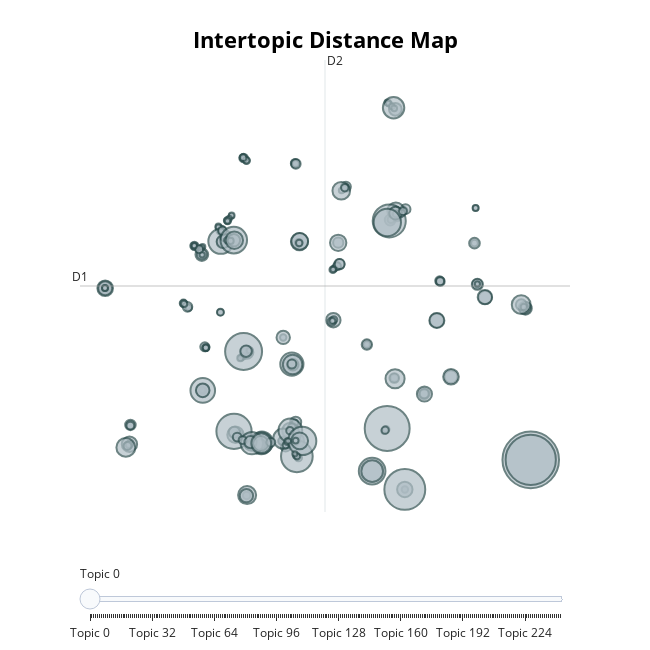

This figure's notebook cell:
### Code cell
plot_topics

### Figure 1 — Plotly figure (JSON) as saved in the notebook; plotly's stock layout.template omitted (floating-point values rounded to 4 significant figures; data arrays with more than 128 entries replaced by an {"elided": "..."} marker saying what was removed)
{"data": [{"customdata": {"elided": "243x5 mixed values"}, "hovertemplate": "<b>Topic %{customdata[2]}</b><br>Words: %{customdata[3]}<br>Size: %{customdata[4]}", "legendgroup": "", "marker": {"color": "#B0BEC5", "line": {"color": "DarkSlateGrey", "width": 2}, "size": {"elided": "243 int values"}, "sizemode": "area", "sizeref": 0.7244, "symbol": "circle"}, "mode": "markers", "name": "", "orientation": "v", "showlegend": false, "type": "scatter", "x": {"elided": "243 float values"}, "xaxis": "x", "y": {"elided": "243 float values"}, "yaxis": "y"}], "layout": {"annotations": [{"showarrow": false, "text": "D1", "x": -13.19, "y": 8.072, "yshift": 10}, {"showarrow": false, "text": "D2", "x": 3.905, "xshift": 10, "y": 26.18}], "height": 650, "hoverlabel": {"bgcolor": "white", "font": {"family": "Rockwell", "size": 16}}, "legend": {"itemsizing": "constant", "tracegroupgap": 0}, "margin": {"t": 60}, "shapes": [{"line": {"color": "#CFD8DC", "width": 2}, "type": "line", "x0": 3.905, "x1": 3.905, "y0": -10.04, "y1": 26.18}, {"line": {"color": "#9E9E9E", "width": 2}, "type": "line", "x0": -13.19, "x1": 21.0, "y0": 8.072, "y1": 8.072}], "sliders": [{"active": 0, "pad": {"t": 50}, "steps": [{"args": [{"marker.color": {"elided": "1x243 str values"}}], "label": "Topic 0", "method": "update"}, {"args": [{"marker.color": {"elided": "1x243 str values"}}], "label": "Topic 1", "method": "update"}, {"args": [{"marker.color": {"elided": "1x243 str values"}}], "label": "Topic 2", "method": "update"}, {"args": [{"marker.color": {"elided": "1x243 str values"}}], "label": "Topic 3", "method": "update"}, {"args": [{"marker.color": {"elided": "1x243 str values"}}], "label": "Topic 4", "method": "update"}, {"args": [{"marker.color": {"elided": "1x243 str values"}}], "label": "Topic 5", "method": "update"}, {"args": [{"marker.color": {"elided": "1x243 str values"}}], "label": "Topic 6", "method": "update"}, {"args": [{"marker.color": {"elided": "1x243 str values"}}], "label": "Topic 7", "method": "update"}, {"args": [{"marker.color": {"elided": "1x243 str values"}}], "label": "Topic 8", "method": "update"}, {"args": [{"marker.color": {"elided": "1x243 str values"}}], "label": "Topic 9", "method": "update"}, {"args": [{"marker.color": {"elided": "1x243 str values"}}], "label": "Topic 10", "method": "update"}, {"args": [{"marker.color": {"elided": "1x243 str values"}}], "label": "Topic 11", "method": "update"}, {"args": [{"marker.color": {"elided": "1x243 str values"}}], "label": "Topic 12", "method": "update"}, {"args": [{"marker.color": {"elided": "1x243 str values"}}], "label": "Topic 13", "method": "update"}, {"args": [{"marker.color": {"elided": "1x243 str values"}}], "label": "Topic 14", "method": "update"}, {"args": [{"marker.color": {"elided": "1x243 str values"}}], "label": "Topic 15", "method": "update"}, {"args": [{"marker.color": {"elided": "1x243 str values"}}], "label": "Topic 16", "method": "update"}, {"args": [{"marker.color": {"elided": "1x243 str values"}}], "label": "Topic 17", "method": "update"}, {"args": [{"marker.color": {"elided": "1x243 str values"}}], "label": "Topic 18", "method": "update"}, {"args": [{"marker.color": {"elided": "1x243 str values"}}], "label": "Topic 19", "method": "update"}, {"args": [{"marker.color": {"elided": "1x243 str values"}}], "label": "Topic 20", "method": "update"}, {"args": [{"marker.color": {"elided": "1x243 str values"}}], "label": "Topic 21", "method": "update"}, {"args": [{"marker.color": {"elided": "1x243 str values"}}], "label": "Topic 22", "method": "update"}, {"args": [{"marker.color": {"elided": "1x243 str values"}}], "label": "Topic 23", "method": "update"}, {"args": [{"marker.color": {"elided": "1x243 str values"}}], "label": "Topic 24", "method": "update"}, {"args": [{"marker.color": {"elided": "1x243 str values"}}], "label": "Topic 25", "method": "update"}, {"args": [{"marker.color": {"elided": "1x243 str values"}}], "label": "Topic 26", "method": "update"}, {"args": [{"marker.color": {"elided": "1x243 str values"}}], "label": "Topic 27", "method": "update"}, {"args": [{"marker.color": {"elided": "1x243 str values"}}], "label": "Topic 28", "method": "update"}, {"args": [{"marker.color": {"elided": "1x243 str values"}}], "label": "Topic 29", "method": "update"}, {"args": [{"marker.color": {"elided": "1x243 str values"}}], "label": "Topic 30", "method": "update"}, {"args": [{"marker.color": {"elided": "1x243 str values"}}], "label": "Topic 31", "method": "update"}, {"args": [{"marker.color": {"elided": "1x243 str values"}}], "label": "Topic 32", "method": "update"}, {"args": [{"marker.color": {"elided": "1x243 str values"}}], "label": "Topic 33", "method": "update"}, {"args": [{"marker.color": {"elided": "1x243 str values"}}], "label": "Topic 34", "method": "update"}, {"args": [{"marker.color": {"elided": "1x243 str values"}}], "label": "Topic 35", "method": "update"}, {"args": [{"marker.color": {"elided": "1x243 str values"}}], "label": "Topic 36", "method": "update"}, {"args": [{"marker.color": {"elided": "1x243 str values"}}], "label": "Topic 37", "method": "update"}, {"args": [{"marker.color": {"elided": "1x243 str values"}}], "label": "Topic 38", "method": "update"}, {"args": [{"marker.color": {"elided": "1x243 str values"}}], "label": "Topic 39", "method": "update"}, {"args": [{"marker.color": {"elided": "1x243 str values"}}], "label": "Topic 40", "method": "update"}, {"args": [{"marker.color": {"elided": "1x243 str values"}}], "label": "Topic 41", "method": "update"}, {"args": [{"marker.color": {"elided": "1x243 str values"}}], "label": "Topic 42", "method": "update"}, {"args": [{"marker.color": {"elided": "1x243 str values"}}], "label": "Topic 43", "method": "update"}, {"args": [{"marker.color": {"elided": "1x243 str values"}}], "label": "Topic 44", "method": "update"}, {"args": [{"marker.color": {"elided": "1x243 str values"}}], "label": "Topic 45", "method": "update"}, {"args": [{"marker.color": {"elided": "1x243 str values"}}], "label": "Topic 46", "method": "update"}, {"args": [{"marker.color": {"elided": "1x243 str values"}}], "label": "Topic 47", "method": "update"}, {"args": [{"marker.color": {"elided": "1x243 str values"}}], "label": "Topic 48", "method": "update"}, {"args": [{"marker.color": {"elided": "1x243 str values"}}], "label": "Topic 49", "method": "update"}, {"args": [{"marker.color": {"elided": "1x243 str values"}}], "label": "Topic 50", "method": "update"}, {"args": [{"marker.color": {"elided": "1x243 str values"}}], "label": "Topic 51", "method": "update"}, {"args": [{"marker.color": {"elided": "1x243 str values"}}], "label": "Topic 52", "method": "update"}, {"args": [{"marker.color": {"elided": "1x243 str values"}}], "label": "Topic 53", "method": "update"}, {"args": [{"marker.color": {"elided": "1x243 str values"}}], "label": "Topic 54", "method": "update"}, {"args": [{"marker.color": {"elided": "1x243 str values"}}], "label": "Topic 55", "method": "update"}, {"args": [{"marker.color": {"elided": "1x243 str values"}}], "label": "Topic 56", "method": "update"}, {"args": [{"marker.color": {"elided": "1x243 str values"}}], "label": "Topic 57", "method": "update"}, {"args": [{"marker.color": {"elided": "1x243 str values"}}], "label": "Topic 58", "method": "update"}, {"args": [{"marker.color": {"elided": "1x243 str values"}}], "label": "Topic 59", "method": "update"}, {"args": [{"marker.color": {"elided": "1x243 str values"}}], "label": "Topic 60", "method": "update"}, {"args": [{"marker.color": {"elided": "1x243 str values"}}], "label": "Topic 61", "method": "update"}, {"args": [{"marker.color": {"elided": "1x243 str values"}}], "label": "Topic 62", "method": "update"}, {"args": [{"marker.color": {"elided": "1x243 str values"}}], "label": "Topic 63", "method": "update"}, {"args": [{"marker.color": {"elided": "1x243 str values"}}], "label": "Topic 64", "method": "update"}, {"args": [{"marker.color": {"elided": "1x243 str values"}}], "label": "Topic 65", "method": "update"}, {"args": [{"marker.color": {"elided": "1x243 str values"}}], "label": "Topic 66", "method": "update"}, {"args": [{"marker.color": {"elided": "1x243 str values"}}], "label": "Topic 67", "method": "update"}, {"args": [{"marker.color": {"elided": "1x243 str values"}}], "label": "Topic 68", "method": "update"}, {"args": [{"marker.color": {"elided": "1x243 str values"}}], "label": "Topic 69", "method": "update"}, {"args": [{"marker.color": {"elided": "1x243 str values"}}], "label": "Topic 70", "method": "update"}, {"args": [{"marker.color": {"elided": "1x243 str values"}}], "label": "Topic 71", "method": "update"}, {"args": [{"marker.color": {"elided": "1x243 str values"}}], "label": "Topic 72", "method": "update"}, {"args": [{"marker.color": {"elided": "1x243 str values"}}], "label": "Topic 73", "method": "update"}, {"args": [{"marker.color": {"elided": "1x243 str values"}}], "label": "Topic 74", "method": "update"}, {"args": [{"marker.color": {"elided": "1x243 str values"}}], "label": "Topic 75", "method": "update"}, {"args": [{"marker.color": {"elided": "1x243 str values"}}], "label": "Topic 76", "method": "update"}, {"args": [{"marker.color": {"elided": "1x243 str values"}}], "label": "Topic 77", "method": "update"}, {"args": [{"marker.color": {"elided": "1x243 str values"}}], "label": "Topic 78", "method": "update"}, {"args": [{"marker.color": {"elided": "1x243 str values"}}], "label": "Topic 79", "method": "update"}, {"args": [{"marker.color": {"elided": "1x243 str values"}}], "label": "Topic 80", "method": "update"}, {"args": [{"marker.color": {"elided": "1x243 str values"}}], "label": "Topic 81", "method": "update"}, {"args": [{"marker.color": {"elided": "1x243 str values"}}], "label": "Topic 82", "method": "update"}, {"args": [{"marker.color": {"elided": "1x243 str values"}}], "label": "Topic 83", "method": "update"}, {"args": [{"marker.color": {"elided": "1x243 str values"}}], "label": "Topic 84", "method": "update"}, {"args": [{"marker.color": {"elided": "1x243 str values"}}], "label": "Topic 85", "method": "update"}, {"args": [{"marker.color": {"elided": "1x243 str values"}}], "label": "Topic 86", "method": "update"}, {"args": [{"marker.color": {"elided": "1x243 str values"}}], "label": "Topic 87", "method": "update"}, {"args": [{"marker.color": {"elided": "1x243 str values"}}], "label": "Topic 88", "method": "update"}, {"args": [{"marker.color": {"elided": "1x243 str values"}}], "label": "Topic 89", "method": "update"}, {"args": [{"marker.color": {"elided": "1x243 str values"}}], "label": "Topic 90", "method": "update"}, {"args": [{"marker.color": {"elided": "1x243 str values"}}], "label": "Topic 91", "method": "update"}, {"args": [{"marker.color": {"elided": "1x243 str values"}}], "label": "Topic 92", "method": "update"}, {"args": [{"marker.color": {"elided": "1x243 str values"}}], "label": "Topic 93", "method": "update"}, {"args": [{"marker.color": {"elided": "1x243 str values"}}], "label": "Topic 94", "method": "update"}, {"args": [{"marker.color": {"elided": "1x243 str values"}}], "label": "Topic 95", "method": "update"}, {"args": [{"marker.color": {"elided": "1x243 str values"}}], "label": "Topic 96", "method": "update"}, {"args": [{"marker.color": {"elided": "1x243 str values"}}], "label": "Topic 97", "method": "update"}, {"args": [{"marker.color": {"elided": "1x243 str values"}}], "label": "Topic 98", "method": "update"}, {"args": [{"marker.color": {"elided": "1x243 str values"}}], "label": "Topic 99", "method": "update"}, {"args": [{"marker.color": {"elided": "1x243 str values"}}], "label": "Topic 100", "method": "update"}, {"args": [{"marker.color": {"elided": "1x243 str values"}}], "label": "Topic 101", "method": "update"}, {"args": [{"marker.color": {"elided": "1x243 str values"}}], "label": "Topic 102", "method": "update"}, {"args": [{"marker.color": {"elided": "1x243 str values"}}], "label": "Topic 103", "method": "update"}, {"args": [{"marker.color": {"elided": "1x243 str values"}}], "label": "Topic 104", "method": "update"}, {"args": [{"marker.color": {"elided": "1x243 str values"}}], "label": "Topic 105", "method": "update"}, {"args": [{"marker.color": {"elided": "1x243 str values"}}], "label": "Topic 106", "method": "update"}, {"args": [{"marker.color": {"elided": "1x243 str values"}}], "label": "Topic 107", "method": "update"}, {"args": [{"marker.color": {"elided": "1x243 str values"}}], "label": "Topic 108", "method": "update"}, {"args": [{"marker.color": {"elided": "1x243 str values"}}], "label": "Topic 109", "method": "update"}, {"args": [{"marker.color": {"elided": "1x243 str values"}}], "label": "Topic 110", "method": "update"}, {"args": [{"marker.color": {"elided": "1x243 str values"}}], "label": "Topic 111", "method": "update"}, {"args": [{"marker.color": {"elided": "1x243 str values"}}], "label": "Topic 112", "method": "update"}, {"args": [{"marker.color": {"elided": "1x243 str values"}}], "label": "Topic 113", "method": "update"}, {"args": [{"marker.color": {"elided": "1x243 str values"}}], "label": "Topic 114", "method": "update"}, {"args": [{"marker.color": {"elided": "1x243 str values"}}], "label": "Topic 115", "method": "update"}, {"args": [{"marker.color": {"elided": "1x243 str values"}}], "label": "Topic 116", "method": "update"}, {"args": [{"marker.color": {"elided": "1x243 str values"}}], "label": "Topic 117", "method": "update"}, {"args": [{"marker.color": {"elided": "1x243 str values"}}], "label": "Topic 118", "method": "update"}, {"args": [{"marker.color": {"elided": "1x243 str values"}}], "label": "Topic 119", "method": "update"}, {"args": [{"marker.color": {"elided": "1x243 str values"}}], "label": "Topic 120", "method": "update"}, {"args": [{"marker.color": {"elided": "1x243 str values"}}], "label": "Topic 121", "method": "update"}, {"args": [{"marker.color": {"elided": "1x243 str values"}}], "label": "Topic 122", "method": "update"}, {"args": [{"marker.color": {"elided": "1x243 str values"}}], "label": "Topic 123", "method": "update"}, {"args": [{"marker.color": {"elided": "1x243 str values"}}], "label": "Topic 124", "method": "update"}, {"args": [{"marker.color": {"elided": "1x243 str values"}}], "label": "Topic 125", "method": "update"}, {"args": [{"marker.color": {"elided": "1x243 str values"}}], "label": "Topic 126", "method": "update"}, {"args": [{"marker.color": {"elided": "1x243 str values"}}], "label": "Topic 127", "method": "update"}, {"args": [{"marker.color": {"elided": "1x243 str values"}}], "label": "Topic 128", "method": "update"}, {"args": [{"marker.color": {"elided": "1x243 str values"}}], "label": "Topic 129", "method": "update"}, {"args": [{"marker.color": {"elided": "1x243 str values"}}], "label": "Topic 130", "method": "update"}, {"args": [{"marker.color": {"elided": "1x243 str values"}}], "label": "Topic 131", "method": "update"}, {"args": [{"marker.color": {"elided": "1x243 str values"}}], "label": "Topic 132", "method": "update"}, {"args": [{"marker.color": {"elided": "1x243 str values"}}], "label": "Topic 133", "method": "update"}, {"args": [{"marker.color": {"elided": "1x243 str values"}}], "label": "Topic 134", "method": "update"}, {"args": [{"marker.color": {"elided": "1x243 str values"}}], "label": "Topic 135", "method": "update"}, {"args": [{"marker.color": {"elided": "1x243 str values"}}], "label": "Topic 136", "method": "update"}, {"args": [{"marker.color": {"elided": "1x243 str values"}}], "label": "Topic 137", "method": "update"}, {"args": [{"marker.color": {"elided": "1x243 str values"}}], "label": "Topic 138", "method": "update"}, {"args": [{"marker.color": {"elided": "1x243 str values"}}], "label": "Topic 139", "method": "update"}, {"args": [{"marker.color": {"elided": "1x243 str values"}}], "label": "Topic 140", "method": "update"}, {"args": [{"marker.color": {"elided": "1x243 str values"}}], "label": "Topic 141", "method": "update"}, {"args": [{"marker.color": {"elided": "1x243 str values"}}], "label": "Topic 142", "method": "update"}, {"args": [{"marker.color": {"elided": "1x243 str values"}}], "label": "Topic 143", "method": "update"}, {"args": [{"marker.color": {"elided": "1x243 str values"}}], "label": "Topic 144", "method": "update"}, {"args": [{"marker.color": {"elided": "1x243 str values"}}], "label": "Topic 145", "method": "update"}, {"args": [{"marker.color": {"elided": "1x243 str values"}}], "label": "Topic 146", "method": "update"}, {"args": [{"marker.color": {"elided": "1x243 str values"}}], "label": "Topic 147", "method": "update"}, {"args": [{"marker.color": {"elided": "1x243 str values"}}], "label": "Topic 148", "method": "update"}, {"args": [{"marker.color": {"elided": "1x243 str values"}}], "label": "Topic 149", "method": "update"}, {"args": [{"marker.color": {"elided": "1x243 str values"}}], "label": "Topic 150", "method": "update"}, {"args": [{"marker.color": {"elided": "1x243 str values"}}], "label": "Topic 151", "method": "update"}, {"args": [{"marker.color": {"elided": "1x243 str values"}}], "label": "Topic 152", "method": "update"}, {"args": [{"marker.color": {"elided": "1x243 str values"}}], "label": "Topic 153", "method": "update"}, {"args": [{"marker.color": {"elided": "1x243 str values"}}], "label": "Topic 154", "method": "update"}, {"args": [{"marker.color": {"elided": "1x243 str values"}}], "label": "Topic 155", "method": "update"}, {"args": [{"marker.color": {"elided": "1x243 str values"}}], "label": "Topic 156", "method": "update"}, {"args": [{"marker.color": {"elided": "1x243 str values"}}], "label": "Topic 157", "method": "update"}, {"args": [{"marker.color": {"elided": "1x243 str values"}}], "label": "Topic 158", "method": "update"}, {"args": [{"marker.color": {"elided": "1x243 str values"}}], "label": "Topic 159", "method": "update"}, {"args": [{"marker.color": {"elided": "1x243 str values"}}], "label": "Topic 160", "method": "update"}, {"args": [{"marker.color": {"elided": "1x243 str values"}}], "label": "Topic 161", "method": "update"}, {"args": [{"marker.color": {"elided": "1x243 str values"}}], "label": "Topic 162", "method": "update"}, {"args": [{"marker.color": {"elided": "1x243 str values"}}], "label": "Topic 163", "method": "update"}, {"args": [{"marker.color": {"elided": "1x243 str values"}}], "label": "Topic 164", "method": "update"}, {"args": [{"marker.color": {"elided": "1x243 str values"}}], "label": "Topic 165", "method": "update"}, {"args": [{"marker.color": {"elided": "1x243 str values"}}], "label": "Topic 166", "method": "update"}, {"args": [{"marker.color": {"elided": "1x243 str values"}}], "label": "Topic 167", "method": "update"}, {"args": [{"marker.color": {"elided": "1x243 str values"}}], "label": "Topic 168", "method": "update"}, {"args": [{"marker.color": {"elided": "1x243 str values"}}], "label": "Topic 169", "method": "update"}, {"args": [{"marker.color": {"elided": "1x243 str values"}}], "label": "Topic 170", "method": "update"}, {"args": [{"marker.color": {"elided": "1x243 str values"}}], "label": "Topic 171", "method": "update"}, {"args": [{"marker.color": {"elided": "1x243 str values"}}], "label": "Topic 172", "method": "update"}, {"args": [{"marker.color": {"elided": "1x243 str values"}}], "label": "Topic 173", "method": "update"}, {"args": [{"marker.color": {"elided": "1x243 str values"}}], "label": "Topic 174", "method": "update"}, {"args": [{"marker.color": {"elided": "1x243 str values"}}], "label": "Topic 175", "method": "update"}, {"args": [{"marker.color": {"elided": "1x243 str values"}}], "label": "Topic 176", "method": "update"}, {"args": [{"marker.color": {"elided": "1x243 str values"}}], "label": "Topic 177", "method": "update"}, {"args": [{"marker.color": {"elided": "1x243 str values"}}], "label": "Topic 178", "method": "update"}, {"args": [{"marker.color": {"elided": "1x243 str values"}}], "label": "Topic 179", "method": "update"}, {"args": [{"marker.color": {"elided": "1x243 str values"}}], "label": "Topic 180", "method": "update"}, {"args": [{"marker.color": {"elided": "1x243 str values"}}], "label": "Topic 181", "method": "update"}, {"args": [{"marker.color": {"elided": "1x243 str values"}}], "label": "Topic 182", "method": "update"}, {"args": [{"marker.color": {"elided": "1x243 str values"}}], "label": "Topic 183", "method": "update"}, {"args": [{"marker.color": {"elided": "1x243 str values"}}], "label": "Topic 184", "method": "update"}, {"args": [{"marker.color": {"elided": "1x243 str values"}}], "label": "Topic 185", "method": "update"}, {"args": [{"marker.color": {"elided": "1x243 str values"}}], "label": "Topic 186", "method": "update"}, {"args": [{"marker.color": {"elided": "1x243 str values"}}], "label": "Topic 187", "method": "update"}, {"args": [{"marker.color": {"elided": "1x243 str values"}}], "label": "Topic 188", "method": "update"}, {"args": [{"marker.color": {"elided": "1x243 str values"}}], "label": "Topic 189", "method": "update"}, {"args": [{"marker.color": {"elided": "1x243 str values"}}], "label": "Topic 190", "method": "update"}, {"args": [{"marker.color": {"elided": "1x243 str values"}}], "label": "Topic 191", "method": "update"}, {"args": [{"marker.color": {"elided": "1x243 str values"}}], "label": "Topic 192", "method": "update"}, {"args": [{"marker.color": {"elided": "1x243 str values"}}], "label": "Topic 193", "method": "update"}, {"args": [{"marker.color": {"elided": "1x243 str values"}}], "label": "Topic 194", "method": "update"}, {"args": [{"marker.color": {"elided": "1x243 str values"}}], "label": "Topic 195", "method": "update"}, {"args": [{"marker.color": {"elided": "1x243 str values"}}], "label": "Topic 196", "method": "update"}, {"args": [{"marker.color": {"elided": "1x243 str values"}}], "label": "Topic 197", "method": "update"}, {"args": [{"marker.color": {"elided": "1x243 str values"}}], "label": "Topic 198", "method": "update"}, {"args": [{"marker.color": {"elided": "1x243 str values"}}], "label": "Topic 199", "method": "update"}, {"args": [{"marker.color": {"elided": "1x243 str values"}}], "label": "Topic 200", "method": "update"}, {"args": [{"marker.color": {"elided": "1x243 str values"}}], "label": "Topic 201", "method": "update"}, {"args": [{"marker.color": {"elided": "1x243 str values"}}], "label": "Topic 202", "method": "update"}, {"args": [{"marker.color": {"elided": "1x243 str values"}}], "label": "Topic 203", "method": "update"}, {"args": [{"marker.color": {"elided": "1x243 str values"}}], "label": "Topic 204", "method": "update"}, {"args": [{"marker.color": {"elided": "1x243 str values"}}], "label": "Topic 205", "method": "update"}, {"args": [{"marker.color": {"elided": "1x243 str values"}}], "label": "Topic 206", "method": "update"}, {"args": [{"marker.color": {"elided": "1x243 str values"}}], "label": "Topic 207", "method": "update"}, {"args": [{"marker.color": {"elided": "1x243 str values"}}], "label": "Topic 208", "method": "update"}, {"args": [{"marker.color": {"elided": "1x243 str values"}}], "label": "Topic 209", "method": "update"}, {"args": [{"marker.color": {"elided": "1x243 str values"}}], "label": "Topic 210", "method": "update"}, {"args": [{"marker.color": {"elided": "1x243 str values"}}], "label": "Topic 211", "method": "update"}, {"args": [{"marker.color": {"elided": "1x243 str values"}}], "label": "Topic 212", "method": "update"}, {"args": [{"marker.color": {"elided": "1x243 str values"}}], "label": "Topic 213", "method": "update"}, {"args": [{"marker.color": {"elided": "1x243 str values"}}], "label": "Topic 214", "method": "update"}, {"args": [{"marker.color": {"elided": "1x243 str values"}}], "label": "Topic 215", "method": "update"}, {"args": [{"marker.color": {"elided": "1x243 str values"}}], "label": "Topic 216", "method": "update"}, {"args": [{"marker.color": {"elided": "1x243 str values"}}], "label": "Topic 217", "method": "update"}, {"args": [{"marker.color": {"elided": "1x243 str values"}}], "label": "Topic 218", "method": "update"}, {"args": [{"marker.color": {"elided": "1x243 str values"}}], "label": "Topic 219", "method": "update"}, {"args": [{"marker.color": {"elided": "1x243 str values"}}], "label": "Topic 220", "method": "update"}, {"args": [{"marker.color": {"elided": "1x243 str values"}}], "label": "Topic 221", "method": "update"}, {"args": [{"marker.color": {"elided": "1x243 str values"}}], "label": "Topic 222", "method": "update"}, {"args": [{"marker.color": {"elided": "1x243 str values"}}], "label": "Topic 223", "method": "update"}, {"args": [{"marker.color": {"elided": "1x243 str values"}}], "label": "Topic 224", "method": "update"}, {"args": [{"marker.color": {"elided": "1x243 str values"}}], "label": "Topic 225", "method": "update"}, {"args": [{"marker.color": {"elided": "1x243 str values"}}], "label": "Topic 226", "method": "update"}, {"args": [{"marker.color": {"elided": "1x243 str values"}}], "label": "Topic 227", "method": "update"}, {"args": [{"marker.color": {"elided": "1x243 str values"}}], "label": "Topic 228", "method": "update"}, {"args": [{"marker.color": {"elided": "1x243 str values"}}], "label": "Topic 229", "method": "update"}, {"args": [{"marker.color": {"elided": "1x243 str values"}}], "label": "Topic 230", "method": "update"}, {"args": [{"marker.color": {"elided": "1x243 str values"}}], "label": "Topic 231", "method": "update"}, {"args": [{"marker.color": {"elided": "1x243 str values"}}], "label": "Topic 232", "method": "update"}, {"args": [{"marker.color": {"elided": "1x243 str values"}}], "label": "Topic 233", "method": "update"}, {"args": [{"marker.color": {"elided": "1x243 str values"}}], "label": "Topic 234", "method": "update"}, {"args": [{"marker.color": {"elided": "1x243 str values"}}], "label": "Topic 235", "method": "update"}, {"args": [{"marker.color": {"elided": "1x243 str values"}}], "label": "Topic 236", "method": "update"}, {"args": [{"marker.color": {"elided": "1x243 str values"}}], "label": "Topic 237", "method": "update"}, {"args": [{"marker.color": {"elided": "1x243 str values"}}], "label": "Topic 238", "method": "update"}, {"args": [{"marker.color": {"elided": "1x243 str values"}}], "label": "Topic 239", "method": "update"}, {"args": [{"marker.color": {"elided": "1x243 str values"}}], "label": "Topic 240", "method": "update"}, {"args": [{"marker.color": {"elided": "1x243 str values"}}], "label": "Topic 241", "method": "update"}, {"args": [{"marker.color": {"elided": "1x243 str values"}}], "label": "Topic 242", "method": "update"}]}], "title": {"font": {"color": "Black", "size": 22}, "text": "<b>Intertopic Distance Map", "x": 0.5, "xanchor": "center", "y": 0.95, "yanchor": "top"}, "width": 650, "xaxis": {"anchor": "y", "domain": [0, 1], "range": [-13.19, 21.0], "title": {"text": ""}, "visible": false}, "yaxis": {"anchor": "x", "domain": [0, 1], "range": [-10.04, 26.18], "title": {"text": ""}, "visible": false}}}
